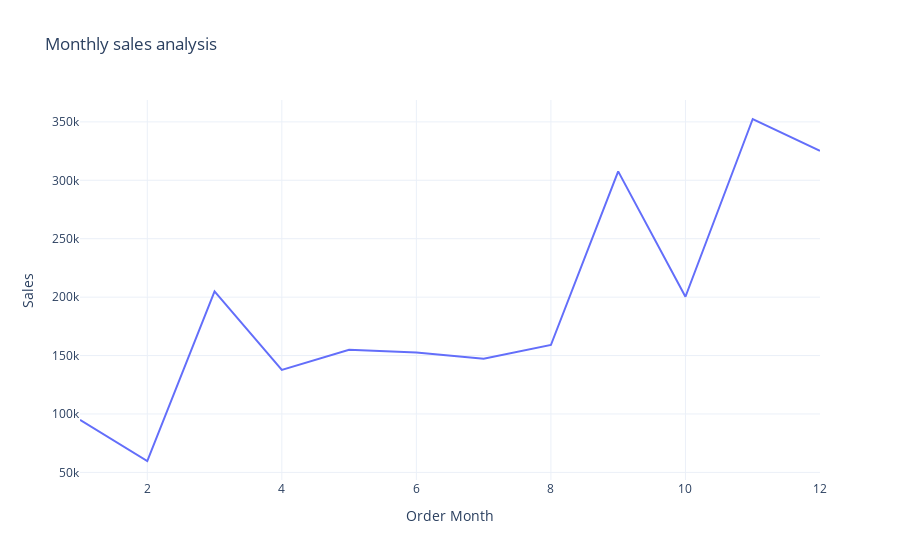

Notebook cell for this chart:
### Markdown cell above
# Monthly sales analysis

### Code cell
sales_by_month = c.groupby(['Order Month'])['Sales'].sum().reset_index()
fig = px.line(sales_by_month,x='Order Month',y='Sales',title='Monthly sales analysis')
fig.show()

### Figure 1 — Plotly figure (JSON) as saved in the notebook; plotly's stock layout.template omitted (floating-point values rounded to 4 significant figures)
{"data": [{"hovertemplate": "Order Month=%{x}<br>Sales=%{y}<extra></extra>", "legendgroup": "", "line": {"color": "#636efa", "dash": "solid"}, "marker": {"symbol": "circle"}, "mode": "lines", "name": "", "orientation": "v", "showlegend": false, "type": "scatter", "x": [1, 2, 3, 4, 5, 6, 7, 8, 9, 10, 11, 12], "xaxis": "x", "y": [94920.0, 59750.0, 205000.0, 137800.0, 155000.0, 152700.0, 147200.0, 159000.0, 307600.0, 200300.0, 352500.0, 325300.0], "yaxis": "y"}], "layout": {"legend": {"tracegroupgap": 0}, "title": {"text": "Monthly sales analysis"}, "xaxis": {"anchor": "y", "domain": [0, 1], "title": {"text": "Order Month"}}, "yaxis": {"anchor": "x", "domain": [0, 1], "title": {"text": "Sales"}}}}
